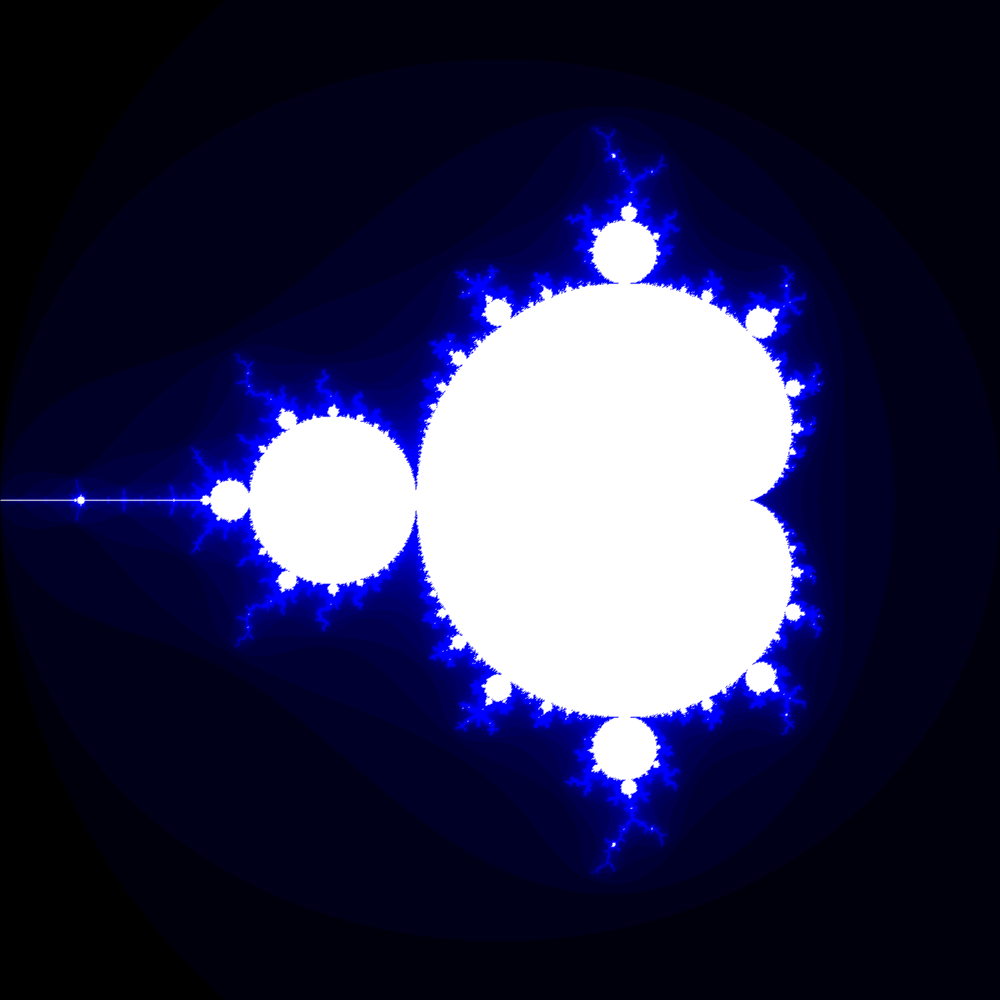
Frame 1 (no input)
Frame 2 (the mouse pressed at the canvas centre, redrawn once): identical to frame 1, image omitted

The Processing sketch that drew this single still picture (run headless with seeded random() and noise(); the mouse was pressed at the canvas centre and the sketch redrawn once):

// Processing sketch: mandelbrot
// ── mandelbrot.pde
/**
 * Mandelbrot Set
 * @author Luke Zhang
 */

final boolean shouldShowCenter = false; // If a "crosshair" in the center should be shown
final boolean shouldShowShadow = true;  // Shadows around set. Will slow down genertaion.
final int iterLimit = 200;              // Limit for checking a point
                                        // The higher the slower but more accurate
final int increment = 1; // Increment for dots. Recommended 1, but can be increased for performance
                         // If the value is 2, it will run 2x as fast with 1/2 the resolution.
                         // Drawing many dots is the main cause of slow performance

float zoomFactor = 1;

float aMin = -2.0 / zoomFactor;
float aMax = 1.0 / zoomFactor;
float xSlope = (aMax - aMin) / 1000;

float bMin = 1.5 / zoomFactor;
float bMax = -1.5 / zoomFactor;
float ySlope = (bMin - bMax) / 1000;

float xOffset = 0;
float yOffset = 0;

void setup() {
    size(1000, 1000);

    background(0);

    // Overrides for cool patterns
    // zoomFactor = 225;

    // aMin = -2.0 / zoomFactor;
    // aMax = 1.0 / zoomFactor;
    // xSlope = (aMax - aMin) / 1000;

    // bMin = 1.5 / zoomFactor;
    // bMax = -1.5 / zoomFactor;
    // ySlope = (bMin - bMax) / 1000;

    // xOffset = -0.256;
    // yOffset = -0.65;

    noLoop();
}

float getA(int xCoord) {
    return xSlope * xCoord + aMin + xOffset;
}

float getB(int yCoord) {
    return ySlope * yCoord + bMax + yOffset;
}

float isInSet(Complex num, Complex constant, int iterations) {
    if (iterations < iterLimit) {
        return num.absVal() < 2 ? isInSet(num.squared().add(constant), constant, iterations + 1)
                                : float(iterations) / iterLimit;
    }

    return 1;
}

float isInSet(Complex num) {
    return isInSet(num, num, 0);
}

void draw() {
    background(0);
    fill(0, 0, 0);
    stroke(255, 255, 255);
    strokeWeight(increment * 2); // Stroke weight 2 because the set will turn grey if smaller

    for (int xCoord = 0; xCoord < width; xCoord += increment) {
        float a = getA(xCoord);

        for (int yCoord = 0; yCoord < height; yCoord += increment) {
            float b = getB(yCoord);
            Complex currentPoint = new Complex(a, b);
            float setInclusivity = isInSet(currentPoint);

            if (shouldShowShadow) {
                if (setInclusivity == 1) {
                    stroke(255, 255, 255);
                } else {
                    stroke(0, 0, 255 * setInclusivity * 10);
                }
            }


            if (shouldShowShadow || setInclusivity == 1) {
                point(xCoord, yCoord);
            }
        }
    }

    if (shouldShowCenter) {
        stroke(255, 0, 0);
        line(this.width / 2, 0, this.width / 2, this.height);
        line(0, this.height / 2, this.width, this.height / 2);
    }

    println("Done!");
}

// ── complexNumber.pde
/**
 * Mandelbrot Set
 * @author Luke Zhang
 */

class Complex {
    public
    float real;

    public
    float imaginary;

    public
    Complex(float real, float imaginary) {
        this.real = real;
        this.imaginary = imaginary;
    }

    public
    Complex(float real) {
        this(real, 0);
    }

    public
    void printMe() {
        println(this);
    }

    public
    float absVal() {
        return sqrt(pow(this.real, 2) + pow(this.imaginary, 2));
    }

    public
    Complex add(Complex num) {
        return new Complex(this.real + num.real, this.imaginary + num.imaginary);
    }

    public
    Complex multi(Complex num) {
        return new Complex(
            this.real * num.real - this.imaginary * num.imaginary,
            num.real * this.imaginary + this.real * num.imaginary);
    }

    public
    Complex multiply(Complex num) {
        return this.multi(num);
    }

    public
    Complex copy() {
        return new Complex(this.real, this.imaginary);
    }

    public
    Complex squared() {
        return this.multi(this);
    }

    @Override public String toString() {
        String operator= ""; // Operator is empty by default

        // clang-format off
        if (this.real != 0) {          // If real number isn't 0
            operator = this.imaginary < 0 // Set the operator based on the imaginary part
                ? " - "
                : " + ";
        } else if (this.imaginary < 0) { // If there's no real number, but the imaginary number is
                                         // negative
            operator = "-";               // The "operator" becomes a negative sign
        }
        // clang-format on

        String imaginaryPart = ""; // Imaginary part is empty be default

        if (imaginary != 0) {
            imaginaryPart = this.imaginary == 1 || this.imaginary == -1 // Just have i for 1 and -1
                ? "i"
                : String.format("%.2fi", abs(this.imaginary)); // Add the coefficient to i
        }

        return String.format(
            "%s%s%s",
            // Skip the real number if it is 0, otherwise include it
            this.real == 0 ? "" : String.format("%.2f", this.real),
            operator,
            imaginaryPart);
    }
}
